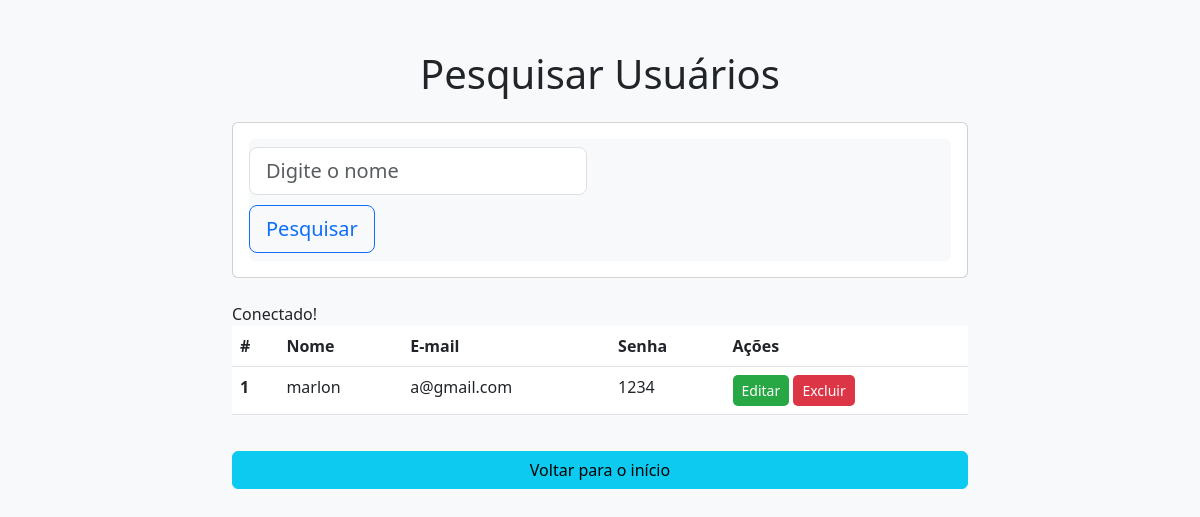
The app's page /pessoas/pesquisa.php, older data.
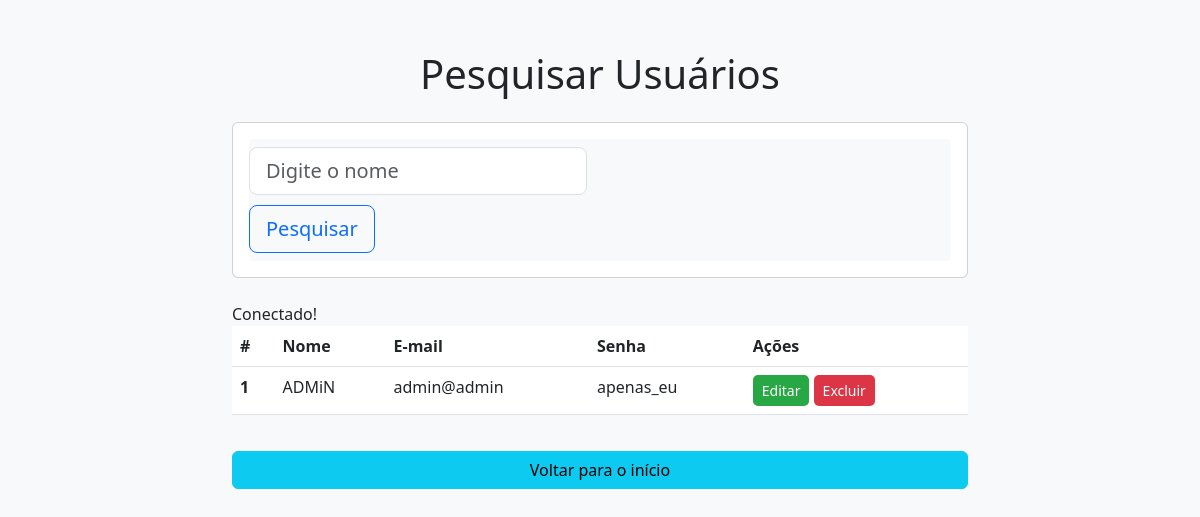
The same page, newer data.
### tables this page shows
CREATE TABLE `pessoas` (
  `cod_pessoa` int(11) NOT NULL,
  `nome` varchar(100) NOT NULL,
  `email` varchar(100) NOT NULL,
  `senha` varchar(100) NOT NULL
);

### pessoas/pesquisa.php (the view, shortened to what this page needs)
<!DOCTYPE html>
<html lang="pt-br">
<head>
    <link href="https://cdn.jsdelivr.net/npm/bootstrap@5.3.0-alpha1/dist/css/bootstrap.min.css" rel="stylesheet">
</head>
<body>
<div class="container">
    <div class="row justify-content-center">
        <div class="col-lg-8">
            <h1 class="text-center mb-4">Pesquisar Usuários</h1>
            <div class="card mb-4">
                <div class="card-body">
                    <nav class="navbar navbar-light bg-light">
                        <form class="form-inline" action="pesquisa.php" method="POST">
                            <input class="form-control form-control-lg me-2" type="search" placeholder="Digite o nome" aria-label="Search" name="busca" autofocus>
                            <button class="btn btn-outline-primary btn-lg" type="submit" style="margin-top: 10px;">Pesquisar</button>
                        </form>
                    </nav>
                </div>
            </div>
            <div class="table-responsive">
                <table class="table table-hover">
                    <thead>
                        <tr>
                            <th scope="col">#</th>
                            <th scope="col">Nome</th>
                            <th scope="col">E-mail</th>
                            <th scope="col">Senha</th>
                            <th scope="col">Ações</th>
                        </tr>
                    </thead>
                    <tbody>
                        <?php
                        include "conexao.php";
                        function buscarUsuarios($conn, $pesquisa) {
                            $sql = "SELECT * FROM pessoas WHERE nome LIKE '%$pesquisa%'";
                            return mysqli_query($conn, $sql);
                        }
                        $pesquisa = isset($_POST['busca']) ? $_POST['busca'] : '';
                        $dados = buscarUsuarios($conn, $pesquisa);
                        if ($dados && mysqli_num_rows($dados) > 0) {
                            while ($linha = mysqli_fetch_assoc($dados)) {
                                $cod_pessoa = $linha['cod_pessoa'];
                                $nome = $linha['nome'];
                                $email = $linha['email'];
                                $senha = $linha['senha'];
                                echo "<tr>
                                        <th scope='row'>$cod_pessoa</th>
                                        <td>$nome</td>
                                        <td>$email</td>
                                        <td>$senha</td>
                                        <td>
                                            <button class='btn btn-edit btn-sm' data-bs-toggle='modal' data-bs-target='#editModal' data-id='$cod_pessoa' data-nome='$nome' data-email='$email' data-senha='$senha'>Editar</button>
                                            <a href='delete.php?id=$cod_pessoa' class='btn btn-clear btn-sm'>Excluir</a>
                                        </td>
                                    </tr>";
                            }
                        } else {
                            echo "<tr><td colspan='5' class='text-center'>Nenhum resultado encontrado</td></tr>";
                        }
                        ?>
                    </tbody>
                </table>
            </div>
            <a href="../produtos/admin.php" class="btn btn-info w-100">Voltar para o início</a>
        </div>
    </div>
</div>
</body>
</html>

Row changes from the older to the newer data that the page shows:
changed pessoas id 1: nome "marlon" → "ADMiN"; email "a@gmail.com" → "admin@admin"; senha "1234" → "apenas_eu"
